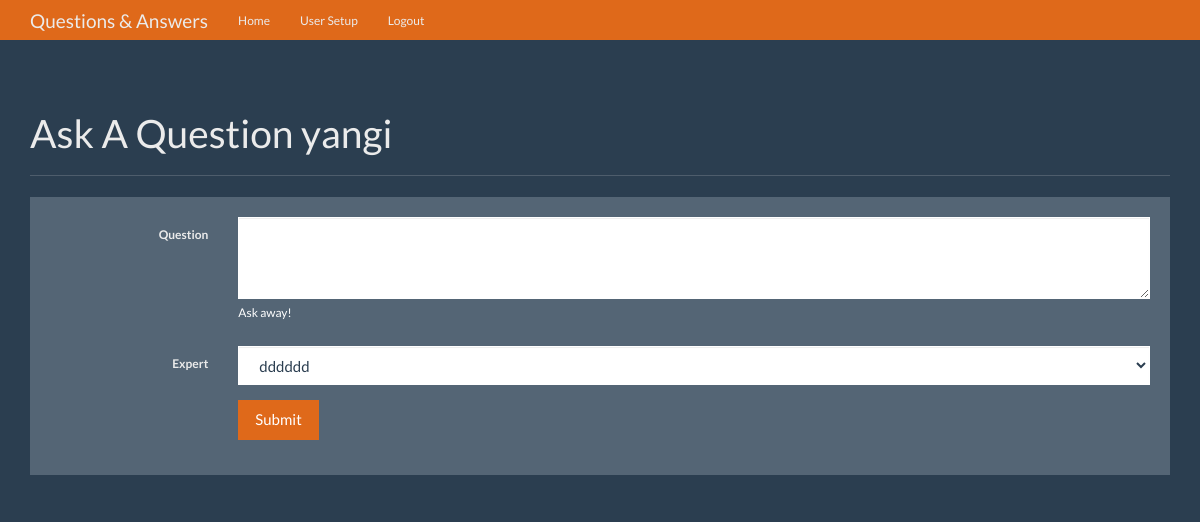
/ask (signed in), run on an earlier commit of the app's database.
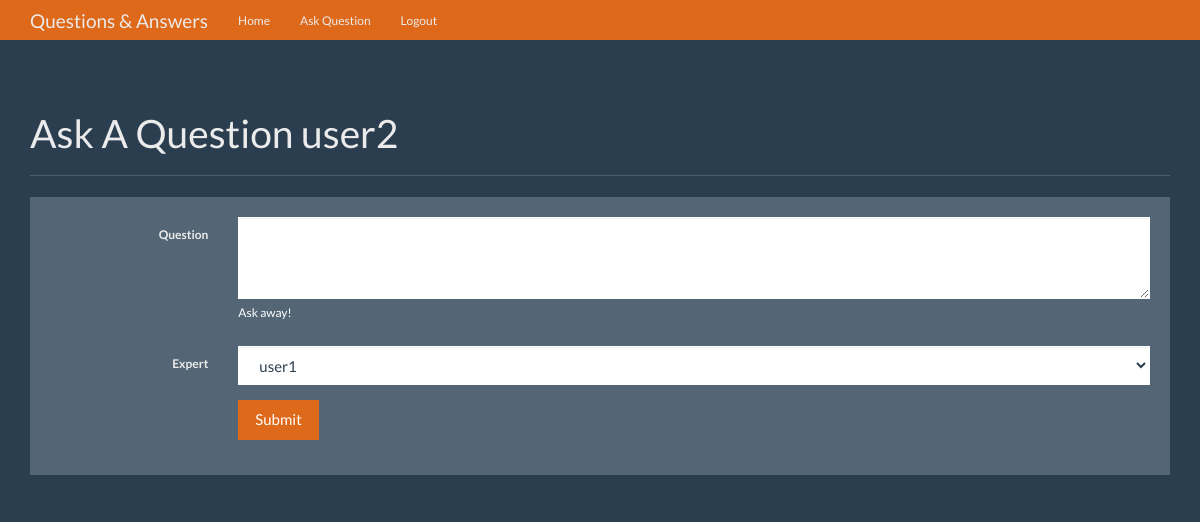
And on a later commit of the database.
### tables this page shows
CREATE TABLE User (
id integer primary key autoincrement,
name text not null,
password text not null,
expert boolean not null,
admin boolean not null
);

### app.py (the view)
@app.route('/ask', methods=['POST', 'GET'])
def ask():
    user = get_current_user()
    db = connect_db()
    cur = db.execute('select id, name, expert from user where expert=?', [1])
    experts = cur.fetchall()
    if request.method == 'POST':
        question_text = request.form.get('question_text')
        expert_id = int(request.form.get('expert_id'))
        db.execute('insert into question (question_text,answer_text,asked_id,expert_id) values(?,?,?,?)', [
                   question_text, 'Null', user['id'], expert_id])
        db.commit()
    return render_template('ask.html', experts=experts, user=user)

### app.py (called while the page is built)
def get_current_user():
    user_result = None
    if 'user' in session:
        user = session['user']
        db = connect_db()
        user_query = db.execute(
            'select id, name, password, expert, admin from user where name =?', [user])
        user_result = user_query.fetchone()
    return user_result

### database.py (called while the page is built)
def connect_db():
    sql = sqlite3.connect('data.db')
    sql.row_factory = sqlite3.Row
    return sql

### templates/ask.html (shortened to what this page needs)
{%extends 'base.html'%} {%from 'macro.html' import links%}  {%block nav%}{%endblock%} {%block body%}
<div class="page-header">
  <h1>Ask A Question {{user.name}}</h1>
</div>
<div class="row">
  <div class="col-lg-12">
    <div class="well bs-component">
      <form class="form-horizontal" action="{{url_for('ask')}}" method="post">
        <fieldset>
          <div class="form-group">
            <label for="textArea" class="col-lg-2 control-label"
              >Question</label
            >
            <div class="col-lg-10">
              <textarea
                name="question_text"
                class="form-control"
                rows="3"
                id="textArea"
              ></textarea>
              <span class="help-block">Ask away!</span>
            </div>
          </div>
          <div class="form-group">
            <label for="select" class="col-lg-2 control-label">Expert</label>
            <div class="col-lg-10">
              <select name="expert_id" class="form-control" id="select">
                {% for expert in experts %}
                <option value="{{expert.id}}">{{expert.name}}</option>
                {% endfor %}
              </select>
            </div>
          </div>
          <div class="form-group">
            <div class="col-lg-10 col-lg-offset-2">
              <button type="submit" class="btn btn-primary">Submit</button>
            </div>
          </div>
        </fieldset>
      </form>
    </div>
  </div>
</div>
{%endblock%}

What changed in the data, as far as the page shows it:
changed User: admin True → False (drawn); name "yangi" → "user2"
Also different on the page:
form field expert_id: "dddddd" → "user1"
text no longer shown: "User Setup"
text now shown: "Ask Question"
